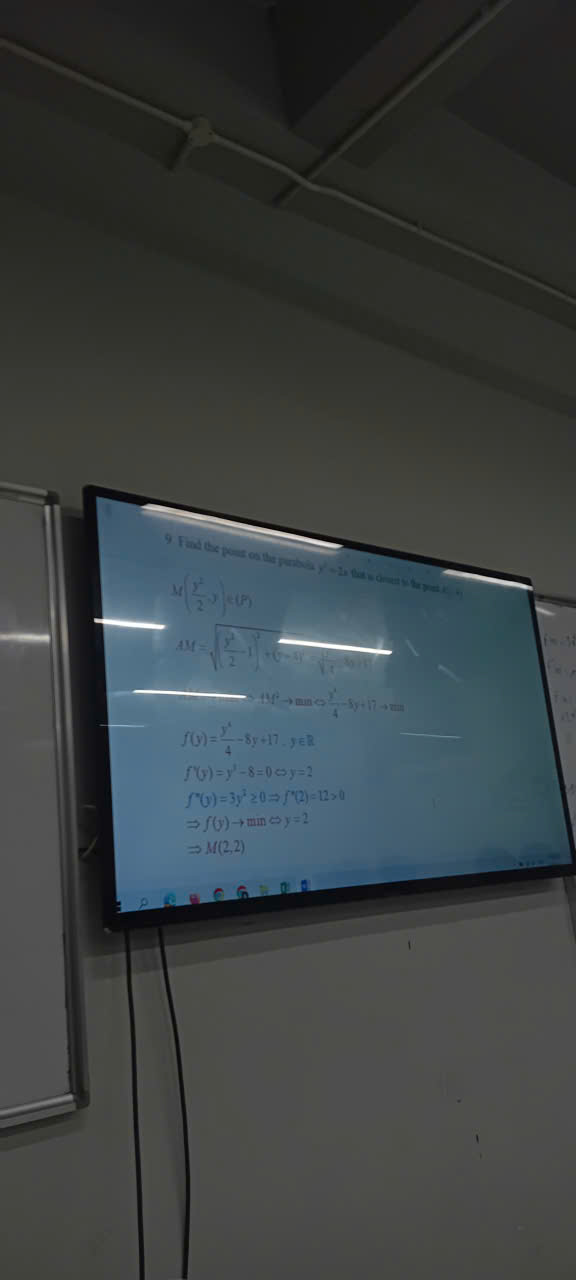
#> input picture image/doc_4.jpeg, 576 x 1280 px, found by its file name
$ jupyter execute --allow-errors doc_capture.ipynb
#> lines starting #> are read from the running program, lines starting #| are printed output that depends on the picture; after the words box and inside, x2 and y2 are one past the last pixel; in counts of white or black regions, pixels touching at a corner belong together; long printed decimals are rounded
# Document Capture — Perspective Correction (classic CV)

Biến ảnh tài liệu chụp góc lệch → ảnh phẳng như scan, bằng OpenCV thuần (không deep learning).

## Bài học từ thực nghiệm trên 4 ảnh thật

Pipeline edge-based kinh điển (Canny → contour → 4-góc) **thất bại cả 4 ảnh** vì:
- `len(approx)==4` quá cứng: approxPolyDP nhảy số đỉnh không liên tục (9→6→2), hiếm khi rơi đúng 4.
- Lấy contour to nhất ⇒ bắt nhầm nền khi cảnh phức tạp (đèn trần, khung cửa).
- Biên đứt gãy (tương phản thấp, vật bị che) ⇒ không có contour lớn khép kín.

**Không có một bộ tham số edge nào robust cho mọi ảnh** — ảnh biên đứt cần nối mạnh, ảnh nền nhiễu cần nối yếu (mâu thuẫn).

### Giải pháp: 3 chiến lược segmentation, chọn theo loại ảnh

| METHOD | Tách document bằng | Hợp với | Kết quả thực tế |
|--------|--------------------|---------|------------------|
| `'edge'` | Biên Canny | Giấy phẳng, nền tương phản đều, chụp gần thẳng | Tốt cho ảnh "sạch" |
| `'saturation'` | Độ bão hoà (S) | Document **trắng/xám** trên nền **màu** | doc_3: bám tốt 3 cạnh (đáy lệch nếu bị che) |
| `'value'` | Độ sáng (V) | Document **sáng** trên nền **tối** (màn hình, slide) | doc_4: **warp phẳng tốt** |

**Giới hạn classic** (xác nhận bằng thực nghiệm): foreshortening cực mạnh + lẫn nền (doc_1) hoặc document nhỏ giữa cảnh nhiễu (doc_2) → **không method nào giải được**. Khi đó chỉ còn cách nhập tay 4 góc (xem cell cuối).

[cell 1]
import cv2
import numpy as np
import matplotlib.pyplot as plt
from pathlib import Path

def show(images, titles=None, figsize=(16, 8)):
    if not isinstance(images, list):
        images, titles = [images], [titles or '']
    titles = titles or [''] * len(images)
    fig, axes = plt.subplots(1, len(images), figsize=figsize)
    if len(images) == 1:
        axes = [axes]
    for ax, im, t in zip(axes, images, titles):
        ax.imshow(im if im.ndim == 2 else cv2.cvtColor(im, cv2.COLOR_BGR2RGB),
                  cmap='gray' if im.ndim == 2 else None)
        ax.set_title(t, fontsize=12)
        ax.axis('off')
    plt.tight_layout()
    plt.show()

## Bước 1 — Load ảnh + cấu hình

Downscale về `WORK_H` (600px) trước khi xử lý: nhanh hơn, và làm mượt nhiễu chi tiết (text, vân giấy) — ta chỉ cần biên ngoài của document. Toạ độ quad sẽ scale ngược về ảnh gốc khi warp để giữ độ phân giải.

[cell 2]
IMG_PATH = r'../image/doc_4.jpeg'   # <-- ảnh của bạn
METHOD   = 'edge'                  # 'edge' | 'saturation' | 'value'  (xem Bước 2 để chọn)
WORK_H   = 600

img = cv2.imread(IMG_PATH)
#> img is the input picture: shape (1280, 576, 3); mean B, G, R 66.7, 65.8, 59.7
assert img is not None, f'Không load được ảnh: {IMG_PATH}'
H, W  = img.shape[:2]
scale = WORK_H / H
small = cv2.resize(img, (int(W * scale), WORK_H))
print(f'Gốc: {W}×{H}  →  xử lý ở: {small.shape[1]}×{small.shape[0]}')
#| Gốc: 576×1280  →  xử lý ở: 270×600
show(img, 'Input')
#> in show, `images, titles = [images], [titles or '']`: titles = ['Input']
#> the loop in show, `for ax, im, t in zip(axes, images, titles):` made 1 pass

## Bước 2 — Tạo mask document (3 chiến lược)

**Tại sao 3 cách thay vì chỉ edge?** Document không có đặc trưng cố định — giấy trắng, màn hình sáng, slide... Mỗi loại tách tốt nhất bằng kênh khác nhau:

- **edge**: `bilateralFilter` (giữ biên, xoá texture) → Canny ngưỡng tự động theo `median` → `MORPH_CLOSE` nối biên đứt. Dùng khi biên document sắc nét với nền.
- **saturation**: nền màu (cam, gỗ) có **S cao**, giấy trắng/xám có **S thấp** → ngưỡng Otsu trên kênh S tách sạch. Đây là chìa khoá cho doc_3 (edge thất bại vì biên trắng-cam bị blur làm đứt).
- **value**: màn hình/slide **sáng** (V cao) trên tường/viền **tối** (V thấp) → Otsu trên kênh V. Chìa khoá cho doc_4.

**Otsu tự chọn ngưỡng** tối ưu (cực tiểu variance nội nhóm) — không cần hard-code. Heuristic `mean > 127 → đảo` đảm bảo *document = vùng trắng (255)* trong mask, bất kể nó sáng hay tối hơn nền.

`CLOSE (15×15)` lấp lỗ hổng bên trong document (text, logo); `OPEN (9×9)` xoá đốm nhiễu rời rạc ngoài document.

[cell 3]
def auto_canny(gray, sigma=0.33):
    v = float(np.median(gray))
    return cv2.Canny(gray, int(max(0, (1 - sigma) * v)), int(min(255, (1 + sigma) * v)))

def build_mask(small, method):
    """Trả về mask nhị phân (document = 255)."""
    if method == 'edge':
        gray  = cv2.bilateralFilter(cv2.cvtColor(small, cv2.COLOR_BGR2GRAY), 9, 75, 75)
        edges = auto_canny(gray)
        return cv2.morphologyEx(edges, cv2.MORPH_CLOSE,
                                cv2.getStructuringElement(cv2.MORPH_RECT, (7, 7)))
    # saturation / value: Otsu trên kênh HSV tương ứng
    hsv = cv2.cvtColor(small, cv2.COLOR_BGR2HSV)
    ch  = hsv[:, :, 1] if method == 'saturation' else hsv[:, :, 2]
    _, mask = cv2.threshold(ch, 0, 255, cv2.THRESH_BINARY + cv2.THRESH_OTSU)
    if mask.mean() > 127:                       # đảm bảo document là vùng 255 (nhỏ hơn nền)
        _, mask = cv2.threshold(ch, 0, 255, cv2.THRESH_BINARY_INV + cv2.THRESH_OTSU)
    mask = cv2.morphologyEx(mask, cv2.MORPH_CLOSE, np.ones((15, 15), np.uint8))
    mask = cv2.morphologyEx(mask, cv2.MORPH_OPEN,  np.ones((9, 9),  np.uint8))
    return mask

mask = build_mask(small, METHOD)
#> in build_mask, `gray  = cv2.bilateralFilter(cv2.cvtColor(small, cv2.COLOR_BGR2GRAY), 9..`:
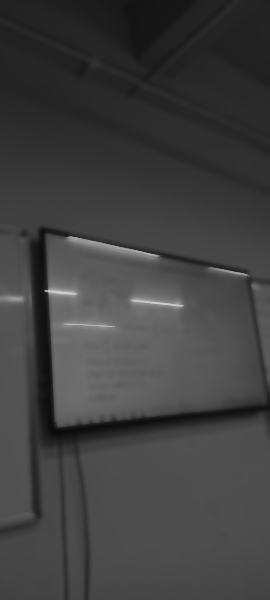
#> gray: shape (600, 270); min 10, max 209, mean 64
#> in auto_canny, `v = float(np.median(gray))`: v = 68
#> in auto_canny, `return cv2.Canny(gray, int(max(0, (1 - sigma) * v)), int(min(255, (1 +..`:
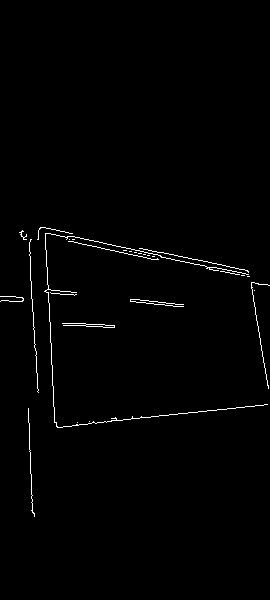
#> returned value: shape (600, 270); 1% white in thin lines or dots, all inside (x1, y1, x2, y2) = (0, 227, 270, 517)
#> in build_mask, `return cv2.morphologyEx(edges, cv2.MORPH_CLOSE, cv2.getStructuringElem..`:
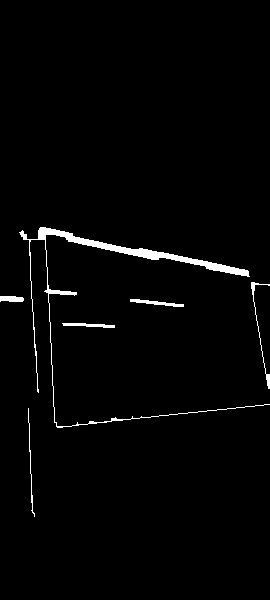
#> returned value: shape (600, 270); 1.9% white; 6 white regions, box (x1, y1, x2, y2) and area: (19, 227, 270, 428) 2273, (251, 282, 270, 389) 190, (130, 299, 184, 307) 176, (62, 323, 115, 328) 159, (0, 296, 24, 302) 126, (28, 408, 35, 517) 122
print(f"METHOD={METHOD}  fill={mask.mean()/255*100:.1f}%")
#| METHOD=edge  fill=1.9%
show([small, mask], ['Input (resized)', f'Mask ({METHOD})'])
#> call 2 of show, with figsize = (16, 8)
#> in show (call 2), `titles = titles or [''] * len(images)`: titles = ['Input (resized)', 'Mask (edge)']
#> the loop in show (call 2), `for ax, im, t in zip(axes, images, titles):` made 2 passes
#> in show (call 2), `plt.show()`:
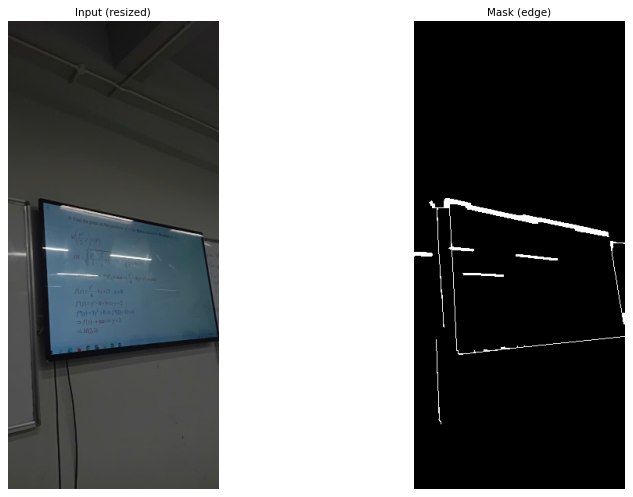
#> figure drawn by matplotlib, 2 panels

### So sánh nhanh 3 method (chọn bằng mắt)

Auto-chọn method bằng score **không đáng tin** (thực nghiệm: quad nền/full-frame thắng giả vì rectangularity≈1). Thay vào đó, render cả 3 cạnh nhau — bạn nhìn cái nào bám đúng document rồi đặt `METHOD` ở Bước 1.

[cell 4]
def order_quad(pts):
    pts = pts.reshape(4, 2).astype(np.float32)
    s, d = pts.sum(1), np.diff(pts, 1).flatten()
    return np.array([pts[s.argmin()], pts[d.argmin()],
                     pts[s.argmax()], pts[d.argmax()]], dtype=np.float32)

def quad_from_contour(c):
    """Quét nhiều epsilon → ưu tiên 4 góc convex; fallback minAreaRect (luôn 4 góc)."""
    peri = cv2.arcLength(c, True)
    for f in np.linspace(0.01, 0.10, 19):
        ap = cv2.approxPolyDP(c, f * peri, True)
        if len(ap) == 4 and cv2.isContourConvex(ap):
            return ap.reshape(4, 2).astype(np.float32)
    return cv2.boxPoints(cv2.minAreaRect(c)).astype(np.float32)

def score_quad(quad, shape):
    H, W = shape[:2]
    area = cv2.contourArea(quad)
    if area < 0.04 * H * W or area > 0.90 * H * W:        # nhiễu nhỏ / full-frame
        return -1.0
    mx, my = 0.02 * W, 0.02 * H                            # góc dính sát mép = full-frame
    if sum((px < mx or px > W-mx) and (py < my or py > H-my) for px, py in quad) >= 3:
        return -1.0
    rect_area = cv2.contourArea(cv2.boxPoints(cv2.minAreaRect(quad)))
    rectangularity = area / rect_area if rect_area > 0 else 0.0
    cx, cy = quad.mean(0) / [W, H]
    return 0.55 * rectangularity + 0.25 * (area/(H*W)) + 0.20 * (1 - abs(cx-.5) - abs(cy-.5))

def find_quad(mask, shape):
    """Contour lớn → convexHull (làm phẳng răng cưa) → quad điểm cao nhất."""
    cnts, _ = cv2.findContours(mask, cv2.RETR_EXTERNAL, cv2.CHAIN_APPROX_SIMPLE)
    best, best_s = None, -1.0
    for c in cnts:
        if cv2.contourArea(c) < 0.04 * shape[0] * shape[1]:
            continue
        q = quad_from_contour(cv2.convexHull(c))
        s = score_quad(q, shape)
        if s > best_s:
            best, best_s = q, s
    return (order_quad(best), best_s) if best is not None else (None, best_s)

tiles = []
for m in ['edge', 'saturation', 'value']:
    q, sc = find_quad(build_mask(small, m), small.shape)
    vis = small.copy()
    if q is not None:
        cv2.polylines(vis, [q.astype(np.int32).reshape(-1, 1, 2)], True, (0, 255, 0), 3)
    tiles.append(vis)
    print(f"{m:11s}: score={sc:.3f}  {'quad' if q is not None else 'NONE'}")
#> this loop made 3 passes
#> (printed output is left out)
#> pass 2, in build_mask (call 3), `ch  = hsv[:, :, 1] if method == 'saturation' else hsv[:, :, 2]`:
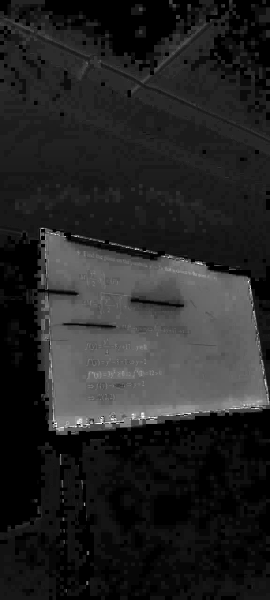
#> ch: shape (600, 270); min 0, max 255, mean 36.4
#> pass 2, in build_mask (call 3), `_, mask = cv2.threshold(ch, 0, 255, cv2.THRESH_BINARY + cv2.THRESH_OTSU)`:
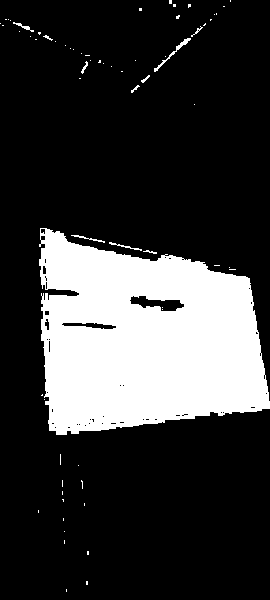
#> mask: shape (600, 270); 22% white; 67 white regions (56 under 20 px), largest, box (x1, y1, x2, y2) and area: (39, 228, 270, 435) 35045, (154, 38, 191, 72) 135, (109, 242, 142, 251) 59
#> pass 2, in build_mask (call 3), `mask = cv2.morphologyEx(mask, cv2.MORPH_CLOSE, np.ones((15, 15), np.ui..`:
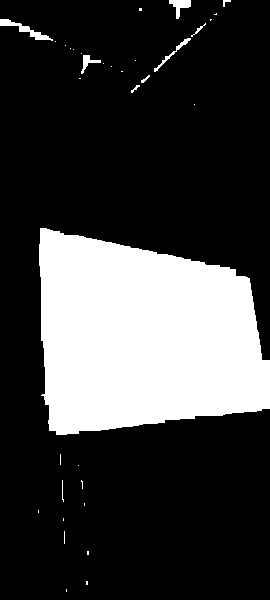
#> mask: shape (600, 270); 23.7% white; 34 white regions (24 under 20 px)
#> after the loop:
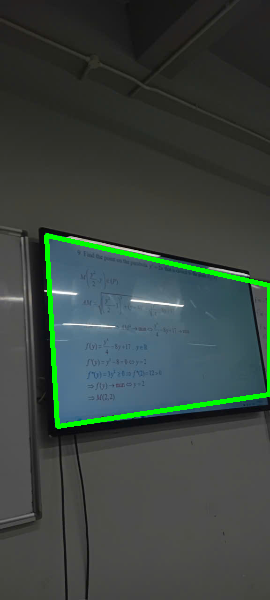
#> vis: shape (600, 270, 3); mean B, G, R 64.4, 69.2, 58.3
#> after the loop, tiles = 3 items
show(tiles, ['edge', 'saturation', 'value'], figsize=(18, 7))
#> call 3 of show, with figsize = (18, 7)
#> in show (call 3), `titles = titles or [''] * len(images)`: titles = ['edge', 'saturation', 'value']
#> the loop in show (call 3), `for ax, im, t in zip(axes, images, titles):` made 3 passes
#> in show (call 3), `plt.show()`:
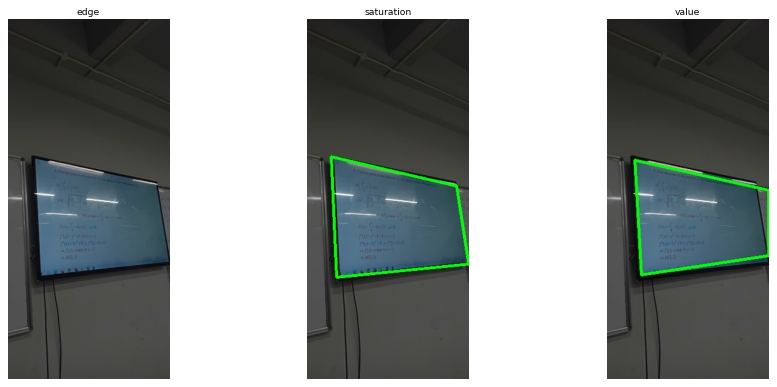
#> figure drawn by matplotlib, 3 panels

## Bước 3 — Tìm 4 góc document

Cải tiến so với pipeline cũ (đã giải thích ở các hàm trên):

1. **`convexHull` trước `approxPolyDP`** — làm phẳng răng cưa do dây điện/viền (doc_4), giúp ra tứ giác sạch.
2. **Quét 19 epsilon** thay vì ép `==4` ở một epsilon — ưu tiên 4-góc-convex đầu tiên tìm được; nếu không có, **fallback `minAreaRect`** (luôn cho 4 góc, tốt khi foreshortening nhẹ).
3. **Scoring thay `MIN_AREA_RATIO`**: `rectangularity` (độ giống hình chữ nhật) + diện tích + gần tâm. Loại quad quá nhỏ, **full-frame** (>90% hoặc ≥3 góc dính mép — chính là bẫy làm pipeline bắt nhầm nền).

[cell 5]
quad_small, score = find_quad(mask, small.shape)
#> in find_quad (call 4), `cnts, _ = cv2.findContours(mask, cv2.RETR_EXTERNAL, cv2.CHAIN_APPROX_S..`: cnts = 6 contours, 1 with area under 20; largest, box (x1, y1, x2, y2) and area: (19, 227, 270, 428) 1443, (130, 299, 184, 307) 120, (62, 323, 115, 328) 104, (0, 296, 24, 302) 98, (251, 282, 270, 389) 66
#> score = -1
#> (the rest of this cell did not finish here and is left out)

$ run again, with image/doc_2.jpeg copied over image/doc_4.jpeg
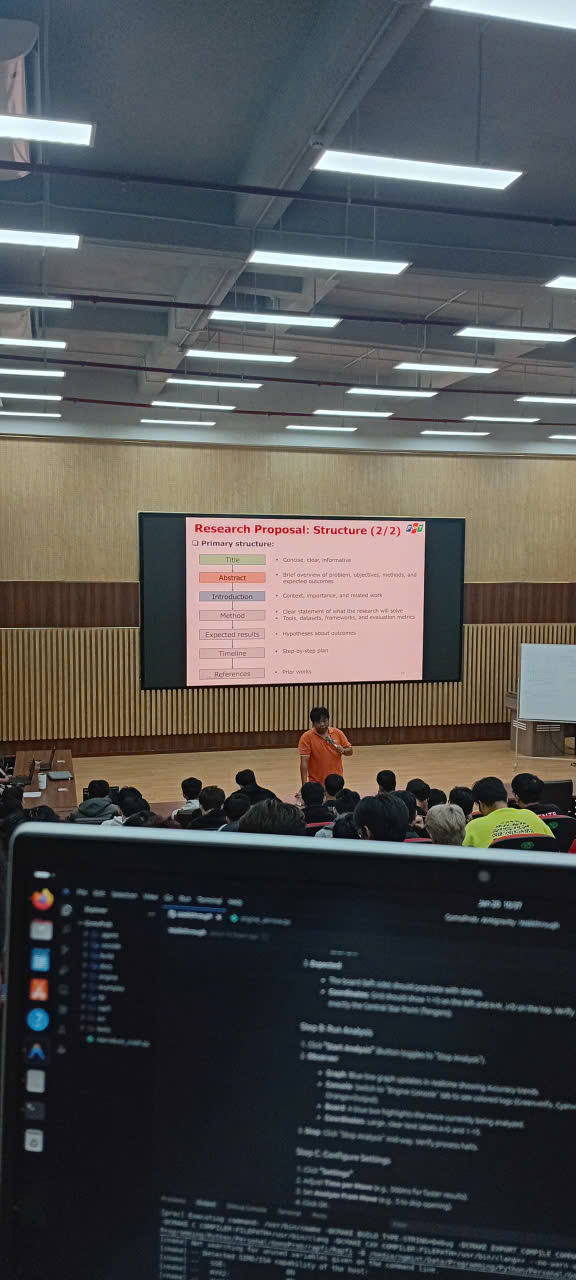
#> input picture image/doc_2.jpeg, 576 x 1280 px, found by its file name
#> img is the input picture: shape (1280, 576, 3); mean B, G, R 80.7, 80.7, 80.3
#| Gốc: 576×1280  →  xử lý ở: 270×600
#> in show, `images, titles = [images], [titles or '']`: titles = ['Input']
#> the loop in show, `for ax, im, t in zip(axes, images, titles):` made 1 pass
#> v = 76
#> in build_mask, `return cv2.morphologyEx(edges, cv2.MORPH_CLOSE, cv2.getStructuringElem..`:
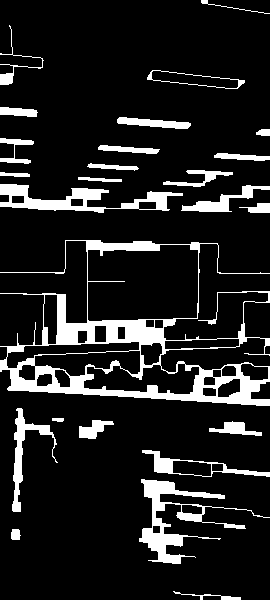
#> returned value: shape (600, 270); 12.7% white; 25 white regions, largest, box (x1, y1, x2, y2) and area: (0, 240, 270, 406) 9114, (139, 479, 270, 564) 2445, (0, 184, 183, 213) 2045
#| METHOD=edge  fill=12.7%
#> the loop in show (call 2), `for ax, im, t in zip(axes, images, titles):` made 2 passes
#> the loop `for m in ['edge', 'saturation', 'value']:` made 3 passes
#> (q, sc) on passes 2 to 3: ([[31, 205], [269, 214], [269, 599], [41, 599]], 0.824), ([[0, 138], [269, 186], [269, 405], [11, 390]], 0.765)
#> (printed output is left out)
#> after the loop `for m in ['edge', 'saturation', 'value']:`: tiles = 3 items
#> cnts = 25 contours, 1 with area under 20; largest, box (x1, y1, x2, y2) and area: (0, 240, 270, 406) 24192, (139, 479, 270, 564) 2200, (0, 184, 183, 213) 2072, (142, 450, 270, 477) 1140, (147, 70, 245, 89) 879
#> quad_small = [[0, 272], [217, 243], [269, 405], [8, 390]]; score = 0.667
#> quad = [[0, 580.3], [462.9, 518.4], [573.9, 864], [17.07, 832]]
#| score=0.667
#| quad (gốc):
#| [[  0.       580.267 ]
#|  [462.933  518.4     ]
#|  [573.867  864.      ]
#|  [ 17.067 832.      ]]
#> the loop `for i, pt in enumerate(quad):` made 4 passes
#> tl = [0, 580.3]; tr = [462.9, 518.4]; br = [573.9, 864]; bl = [17.07, 832]
#> OUT_W = 557
#> OUT_H = 362
#> dst = [[0, 0], [556, 0], [556, 361], [0, 361]]
#> M = [[2.21, -0.15, 87], [0.295, 2.21, -1282.1], [0.00113, 0.000643, 1]]
#| Output: 557×362
#> scan_bw: shape (362, 557); 76.5% white; 379 black regions (245 under 20 px), largest, box (x1, y1, x2, y2) and area: (0, 0, 557, 263) 25314, (251, 282, 523, 351) 2275, (0, 248, 152, 356) 2141
#> lab: shape (362, 557, 3); mean of channels 0, 1, 2 108, 133.3, 138.3
#> in show (call 6), `titles = titles or [''] * len(images)`: titles = ['Warped', 'Adaptive threshold (B&W)', 'CLAHE (màu)']
#> the loop in show (call 6), `for ax, im, t in zip(axes, images, titles):` made 3 passes
#> in show (call 6), `plt.show()`:
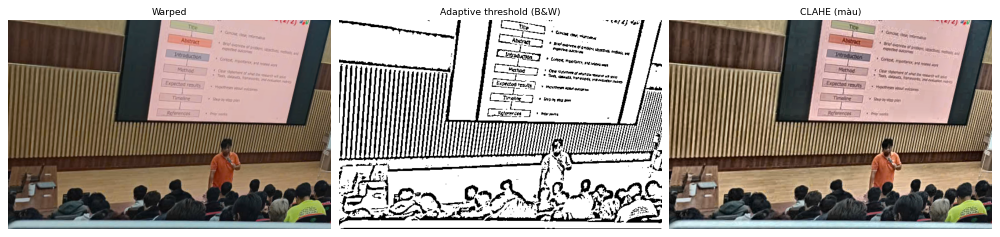
#> figure drawn by matplotlib, 3 panels
